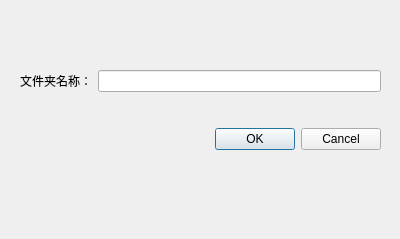
<?xml version="1.0" encoding="UTF-8"?>
<ui version="4.0">
 <class>Dialog</class>
 <widget class="QDialog" name="Dialog">
  <property name="geometry">
   <rect>
    <x>0</x>
    <y>0</y>
    <width>400</width>
    <height>239</height>
   </rect>
  </property>
  <property name="windowTitle">
   <string>Dialog</string>
  </property>
  <widget class="QWidget" name="">
   <property name="geometry">
    <rect>
     <x>20</x>
     <y>40</y>
     <width>361</width>
     <height>141</height>
    </rect>
   </property>
   <layout class="QVBoxLayout" name="verticalLayout">
    <item>
     <layout class="QHBoxLayout" name="horizontalLayout">
      <item>
       <widget class="QLabel" name="label">
        <property name="text">
         <string>文件夹名称：</string>
        </property>
       </widget>
      </item>
      <item>
       <widget class="QLineEdit" name="lineEdit"/>
      </item>
     </layout>
    </item>
    <item>
     <widget class="QDialogButtonBox" name="buttonBox">
      <property name="orientation">
       <enum>Qt::Horizontal</enum>
      </property>
      <property name="standardButtons">
       <set>QDialogButtonBox::Cancel|QDialogButtonBox::Ok</set>
      </property>
     </widget>
    </item>
   </layout>
  </widget>
 </widget>
 <resources/>
 <connections>
  <connection>
   <sender>buttonBox</sender>
   <signal>accepted()</signal>
   <receiver>Dialog</receiver>
   <slot>accept()</slot>
   <hints>
    <hint type="sourcelabel">
     <x>248</x>
     <y>254</y>
    </hint>
    <hint type="destinationlabel">
     <x>157</x>
     <y>274</y>
    </hint>
   </hints>
  </connection>
  <connection>
   <sender>buttonBox</sender>
   <signal>rejected()</signal>
   <receiver>Dialog</receiver>
   <slot>reject()</slot>
   <hints>
    <hint type="sourcelabel">
     <x>316</x>
     <y>260</y>
    </hint>
    <hint type="destinationlabel">
     <x>286</x>
     <y>274</y>
    </hint>
   </hints>
  </connection>
 </connections>
</ui>
